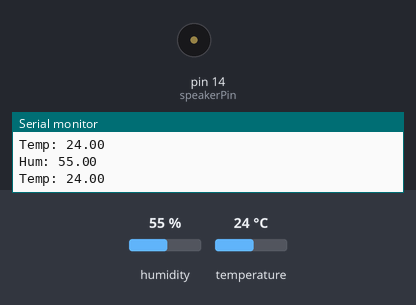
The sketch below on a simulated Arduino Uno, built with avr-gcc and run on an emulated ATmega328P. On the bench: buzzer (waves = sounding, pin HIGH), the last lines printed to the serial monitor. The test bench sets the inputs (shaded band); at power-on: temperature 24 °C, humidity 55 %.

Above: at 4.8 s.
4.9 s: temperature set to 25.7 °C
At 6.8 s:
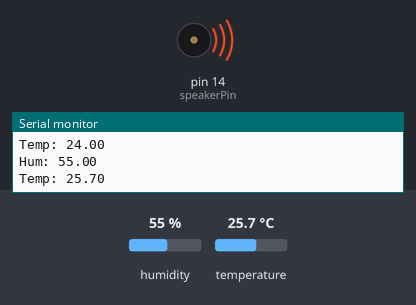
11.3 s: temperature set to 12 °C
At 12.0 s:
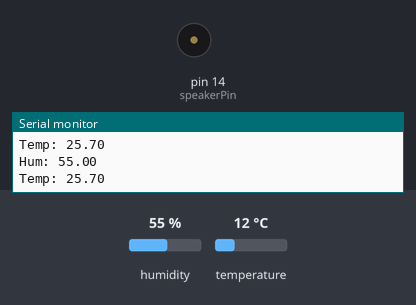
14.3 s: temperature set to 28 °C
At 15.5 s:
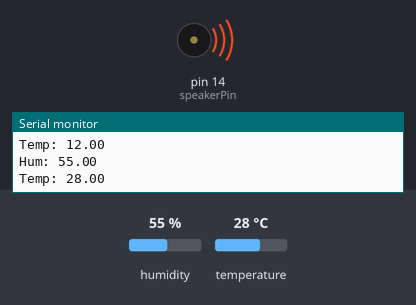
20.7 s: temperature set to 19 °C
At 21.8 s:
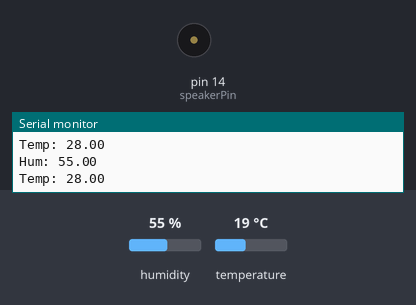
Timing chart, 0 to 23.7 s (numbered marks = the images above; inputs shaded):
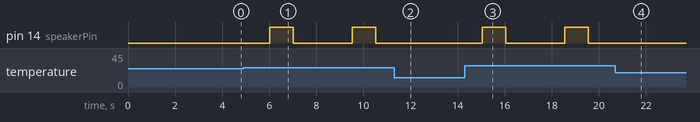

Measured:
- the behaviour switches between 25 and 25.1 °C on temperature (found by bisection; images 0 and 1)
- after the input at 4.9 s, pin 14 (speakerPin): alternates HIGH for 1.0 s and LOW for 2.5 s, starting after 1.1 s
- after the input at 11.3 s, pin 14 (speakerPin): stays LOW (without the input it goes to HIGH after 1.7 s)
- after the input at 14.3 s, pin 14 (speakerPin): alternates HIGH for 1.0 s and LOW for 2.5 s, starting after 0.74 s
- after the input at 20.7 s, pin 14 (speakerPin): stays LOW (without the input it goes to HIGH after 1.4 s)

The sketch:

test.ino
```cpp
#include "DHT.h"

#define DHTPIN 12 // номер пина, к которому подсоединен датчик
int speakerPin = 14;
// Раскомментируйте в соответствии с используемым датчиком

// Инициируем датчик

DHT dht(DHTPIN, DHT22);

void setup() {
pinMode (speakerPin, OUTPUT);

Serial.begin(9600);

dht.begin();

}

void loop() {

// Задержка 2 секунды между измерениями

delay(2000);

//Считываем влажность
float h = dht.readHumidity(); //Считываем влажность
float t = dht.readTemperature(); // Считываем температуру

// Проверка удачно прошло ли считывание.

if (isnan(h) || isnan(t))
{
  Serial.println("Не удается считать показания");
  return;
}

Serial.print("Hum: ");
Serial.println(h);
Serial.print("Temp: ");
Serial.println(t);
if (t > 25)
{
  analogWrite (speakerPin, 255);
  delay (1000);
  analogWrite (speakerPin, 0);
  delay (500);
}

}
```
